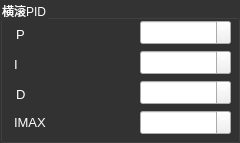
         <widget class="QGroupBox" name="f_pid_box_1">
          <property name="geometry">
           <rect>
            <x>10</x>
            <y>10</y>
            <width>240</width>
            <height>143</height>
           </rect>
          </property>
          <property name="palette">
           <palette>
            <active>
             <colorrole role="WindowText">
              <brush brushstyle="SolidPattern">
               <color alpha="255">
                <red>255</red>
                <green>255</green>
                <blue>255</blue>
               </color>
              </brush>
             </colorrole>
             <colorrole role="Button">
              <brush brushstyle="SolidPattern">
               <color alpha="255">
                <red>51</red>
                <green>51</green>
                <blue>51</blue>
               </color>
              </brush>
             </colorrole>
             <colorrole role="Text">
              <brush brushstyle="SolidPattern">
               <color alpha="255">
                <red>255</red>
                <green>255</green>
                <blue>255</blue>
               </color>
              </brush>
             </colorrole>
             <colorrole role="ButtonText">
              <brush brushstyle="SolidPattern">
               <color alpha="255">
                <red>255</red>
                <green>255</green>
                <blue>255</blue>
               </color>
              </brush>
             </colorrole>
             <colorrole role="Base">
              <brush brushstyle="SolidPattern">
               <color alpha="255">
                <red>51</red>
                <green>51</green>
                <blue>51</blue>
               </color>
              </brush>
             </colorrole>
             <colorrole role="Window">
              <brush brushstyle="SolidPattern">
               <color alpha="255">
                <red>51</red>
                <green>51</green>
                <blue>51</blue>
               </color>
              </brush>
             </colorrole>
            </active>
            <inactive>
             <colorrole role="WindowText">
              <brush brushstyle="SolidPattern">
               <color alpha="255">
                <red>255</red>
                <green>255</green>
                <blue>255</blue>
               </color>
              </brush>
             </colorrole>
             <colorrole role="Button">
              <brush brushstyle="SolidPattern">
               <color alpha="255">
                <red>51</red>
                <green>51</green>
                <blue>51</blue>
               </color>
              </brush>
             </colorrole>
             <colorrole role="Text">
              <brush brushstyle="SolidPattern">
               <color alpha="255">
                <red>255</red>
                <green>255</green>
                <blue>255</blue>
               </color>
              </brush>
             </colorrole>
             <colorrole role="ButtonText">
              <brush brushstyle="SolidPattern">
               <color alpha="255">
                <red>255</red>
                <green>255</green>
                <blue>255</blue>
               </color>
              </brush>
             </colorrole>
             <colorrole role="Base">
              <brush brushstyle="SolidPattern">
               <color alpha="255">
                <red>51</red>
                <green>51</green>
                <blue>51</blue>
               </color>
              </brush>
             </colorrole>
             <colorrole role="Window">
              <brush brushstyle="SolidPattern">
               <color alpha="255">
                <red>51</red>
                <green>51</green>
                <blue>51</blue>
               </color>
              </brush>
             </colorrole>
            </inactive>
            <disabled>
             <colorrole role="WindowText">
              <brush brushstyle="SolidPattern">
               <color alpha="255">
                <red>255</red>
                <green>255</green>
                <blue>255</blue>
               </color>
              </brush>
             </colorrole>
             <colorrole role="Button">
              <brush brushstyle="SolidPattern">
               <color alpha="255">
                <red>51</red>
                <green>51</green>
                <blue>51</blue>
               </color>
              </brush>
             </colorrole>
             <colorrole role="Text">
              <brush brushstyle="SolidPattern">
               <color alpha="255">
                <red>255</red>
                <green>255</green>
                <blue>255</blue>
               </color>
              </brush>
             </colorrole>
             <colorrole role="ButtonText">
              <brush brushstyle="SolidPattern">
               <color alpha="255">
                <red>255</red>
                <green>255</green>
                <blue>255</blue>
               </color>
              </brush>
             </colorrole>
             <colorrole role="Base">
              <brush brushstyle="SolidPattern">
               <color alpha="255">
                <red>51</red>
                <green>51</green>
                <blue>51</blue>
               </color>
              </brush>
             </colorrole>
             <colorrole role="Window">
              <brush brushstyle="SolidPattern">
               <color alpha="255">
                <red>51</red>
                <green>51</green>
                <blue>51</blue>
               </color>
              </brush>
             </colorrole>
            </disabled>
           </palette>
          </property>
          <property name="styleSheet">
           <string notr="true">color: rgb(255, 255, 255);</string>
          </property>
          <property name="title">
           <string>横滚PID</string>
          </property>
          <widget class="QLabel" name="label_30">
           <property name="geometry">
            <rect>
             <x>16</x>
             <y>24</y>
             <width>16</width>
             <height>21</height>
            </rect>
           </property>
           <property name="font">
            <font>
             <pointsize>10</pointsize>
            </font>
           </property>
           <property name="text">
            <string>P</string>
           </property>
          </widget>
          <widget class="QDoubleSpinBox" name="f_rol_p">
           <property name="geometry">
            <rect>
             <x>140</x>
             <y>20</y>
             <width>91</width>
             <height>25</height>
            </rect>
           </property>
           <property name="font">
            <font>
             <pointsize>10</pointsize>
            </font>
           </property>
          </widget>
          <widget class="QDoubleSpinBox" name="f_rol_i">
           <property name="geometry">
            <rect>
             <x>140</x>
             <y>50</y>
             <width>91</width>
             <height>25</height>
            </rect>
           </property>
           <property name="font">
            <font>
             <pointsize>10</pointsize>
            </font>
           </property>
          </widget>
          <widget class="QLabel" name="label_31">
           <property name="geometry">
            <rect>
             <x>14</x>
             <y>54</y>
             <width>16</width>
             <height>21</height>
            </rect>
           </property>
           <property name="font">
            <font>
             <pointsize>10</pointsize>
            </font>
           </property>
           <property name="text">
            <string>I</string>
           </property>
          </widget>
          <widget class="QDoubleSpinBox" name="f_rol_d">
           <property name="geometry">
            <rect>
             <x>140</x>
             <y>80</y>
             <width>91</width>
             <height>25</height>
            </rect>
           </property>
           <property name="font">
            <font>
             <pointsize>10</pointsize>
            </font>
           </property>
          </widget>
          <widget class="QLabel" name="label_32">
           <property name="geometry">
            <rect>
             <x>16</x>
             <y>84</y>
             <width>16</width>
             <height>21</height>
            </rect>
           </property>
           <property name="font">
            <font>
             <pointsize>10</pointsize>
            </font>
           </property>
           <property name="text">
            <string>D</string>
           </property>
          </widget>
          <widget class="QDoubleSpinBox" name="f_rol_imax">
           <property name="geometry">
            <rect>
             <x>140</x>
             <y>110</y>
             <width>91</width>
             <height>25</height>
            </rect>
           </property>
           <property name="font">
            <font>
             <pointsize>10</pointsize>
            </font>
           </property>
          </widget>
          <widget class="QLabel" name="label_33">
           <property name="geometry">
            <rect>
             <x>14</x>
             <y>112</y>
             <width>45</width>
             <height>21</height>
            </rect>
           </property>
           <property name="font">
            <font>
             <pointsize>10</pointsize>
            </font>
           </property>
           <property name="text">
            <string>IMAX</string>
           </property>
          </widget>
         </widget>
